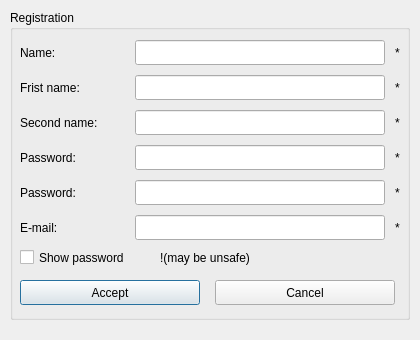
<?xml version="1.0" encoding="UTF-8"?>
<ui version="4.0">
 <class>CRegistartion</class>
 <widget class="QDialog" name="CRegistartion">
  <property name="geometry">
   <rect>
    <x>0</x>
    <y>0</y>
    <width>420</width>
    <height>340</height>
   </rect>
  </property>
  <property name="windowTitle">
   <string>Dialog</string>
  </property>
  <widget class="QGroupBox" name="groupBox">
   <property name="geometry">
    <rect>
     <x>10</x>
     <y>10</y>
     <width>400</width>
     <height>310</height>
    </rect>
   </property>
   <property name="title">
    <string>Registration</string>
   </property>
   <widget class="QLineEdit" name="userName_line">
    <property name="geometry">
     <rect>
      <x>125</x>
      <y>30</y>
      <width>250</width>
      <height>25</height>
     </rect>
    </property>
   </widget>
   <widget class="QLineEdit" name="userPass_line">
    <property name="geometry">
     <rect>
      <x>125</x>
      <y>135</y>
      <width>250</width>
      <height>25</height>
     </rect>
    </property>
   </widget>
   <widget class="QLineEdit" name="repeatPass_line">
    <property name="geometry">
     <rect>
      <x>125</x>
      <y>170</y>
      <width>250</width>
      <height>25</height>
     </rect>
    </property>
   </widget>
   <widget class="QLineEdit" name="firstName_line">
    <property name="geometry">
     <rect>
      <x>125</x>
      <y>65</y>
      <width>250</width>
      <height>25</height>
     </rect>
    </property>
   </widget>
   <widget class="QLineEdit" name="email_line">
    <property name="geometry">
     <rect>
      <x>125</x>
      <y>205</y>
      <width>250</width>
      <height>25</height>
     </rect>
    </property>
   </widget>
   <widget class="QPushButton" name="accept_button">
    <property name="geometry">
     <rect>
      <x>10</x>
      <y>270</y>
      <width>180</width>
      <height>25</height>
     </rect>
    </property>
    <property name="text">
     <string>Accept</string>
    </property>
   </widget>
   <widget class="QLabel" name="label">
    <property name="geometry">
     <rect>
      <x>10</x>
      <y>30</y>
      <width>100</width>
      <height>25</height>
     </rect>
    </property>
    <property name="text">
     <string>Name:</string>
    </property>
   </widget>
   <widget class="QLabel" name="label_2">
    <property name="geometry">
     <rect>
      <x>10</x>
      <y>65</y>
      <width>100</width>
      <height>25</height>
     </rect>
    </property>
    <property name="text">
     <string>Frist name:</string>
    </property>
   </widget>
   <widget class="QLabel" name="label_3">
    <property name="geometry">
     <rect>
      <x>10</x>
      <y>135</y>
      <width>100</width>
      <height>25</height>
     </rect>
    </property>
    <property name="text">
     <string>Password:</string>
    </property>
   </widget>
   <widget class="QLabel" name="label_4">
    <property name="geometry">
     <rect>
      <x>10</x>
      <y>170</y>
      <width>100</width>
      <height>25</height>
     </rect>
    </property>
    <property name="text">
     <string>Password:</string>
    </property>
   </widget>
   <widget class="QLabel" name="label_5">
    <property name="geometry">
     <rect>
      <x>10</x>
      <y>205</y>
      <width>100</width>
      <height>25</height>
     </rect>
    </property>
    <property name="text">
     <string>E-mail:</string>
    </property>
   </widget>
   <widget class="QCheckBox" name="checkBox">
    <property name="geometry">
     <rect>
      <x>10</x>
      <y>235</y>
      <width>130</width>
      <height>25</height>
     </rect>
    </property>
    <property name="text">
     <string>Show password</string>
    </property>
   </widget>
   <widget class="QLabel" name="label_6">
    <property name="geometry">
     <rect>
      <x>150</x>
      <y>235</y>
      <width>140</width>
      <height>25</height>
     </rect>
    </property>
    <property name="text">
     <string>!(may be unsafe)</string>
    </property>
   </widget>
   <widget class="QLabel" name="label_9">
    <property name="geometry">
     <rect>
      <x>385</x>
      <y>30</y>
      <width>10</width>
      <height>25</height>
     </rect>
    </property>
    <property name="text">
     <string>*</string>
    </property>
   </widget>
   <widget class="QLabel" name="label_10">
    <property name="geometry">
     <rect>
      <x>385</x>
      <y>65</y>
      <width>10</width>
      <height>25</height>
     </rect>
    </property>
    <property name="text">
     <string>*</string>
    </property>
   </widget>
   <widget class="QLabel" name="label_11">
    <property name="geometry">
     <rect>
      <x>385</x>
      <y>170</y>
      <width>10</width>
      <height>25</height>
     </rect>
    </property>
    <property name="text">
     <string>*</string>
    </property>
   </widget>
   <widget class="QLabel" name="label_12">
    <property name="geometry">
     <rect>
      <x>385</x>
      <y>135</y>
      <width>10</width>
      <height>25</height>
     </rect>
    </property>
    <property name="text">
     <string>*</string>
    </property>
   </widget>
   <widget class="QLabel" name="label_13">
    <property name="geometry">
     <rect>
      <x>385</x>
      <y>205</y>
      <width>10</width>
      <height>25</height>
     </rect>
    </property>
    <property name="text">
     <string>*</string>
    </property>
   </widget>
   <widget class="QPushButton" name="cancel_button">
    <property name="geometry">
     <rect>
      <x>205</x>
      <y>270</y>
      <width>180</width>
      <height>25</height>
     </rect>
    </property>
    <property name="text">
     <string>Cancel</string>
    </property>
   </widget>
   <widget class="QLabel" name="label_7">
    <property name="geometry">
     <rect>
      <x>10</x>
      <y>100</y>
      <width>100</width>
      <height>25</height>
     </rect>
    </property>
    <property name="text">
     <string>Second name:</string>
    </property>
   </widget>
   <widget class="QLabel" name="label_14">
    <property name="geometry">
     <rect>
      <x>385</x>
      <y>100</y>
      <width>10</width>
      <height>25</height>
     </rect>
    </property>
    <property name="text">
     <string>*</string>
    </property>
   </widget>
   <widget class="QLineEdit" name="secondName_line">
    <property name="geometry">
     <rect>
      <x>125</x>
      <y>100</y>
      <width>250</width>
      <height>25</height>
     </rect>
    </property>
   </widget>
  </widget>
 </widget>
 <resources/>
 <connections/>
</ui>
